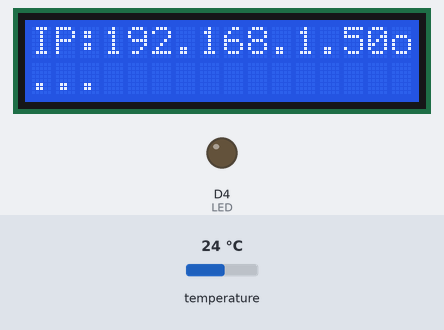
A sketch run on a simulated ESP8266 (Wemos D1 mini). On the bench: 16×2 character LCD, output pins drawn as LEDs (lit = HIGH). Inputs (shaded band) come from the test bench; at power-on: temperature 24 °C. WiFi joins after 1.5 s; servers stay silent unless stated; random numbers use the default seed unless the sketch sets one; no MQTT or app messages arrive unless stated; what the sketch prints to the serial monitor is not drawn.

Above: at 1.7 s.
At 2.8 s:
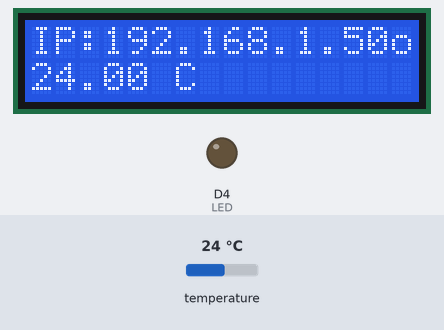
2.9 s: temperature set to 12 °C
At 3.6 s:
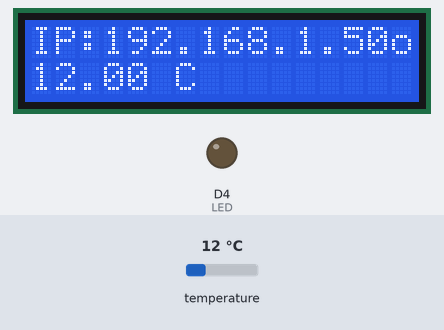
4.7 s: temperature set to 19 °C
At 5.2 s:
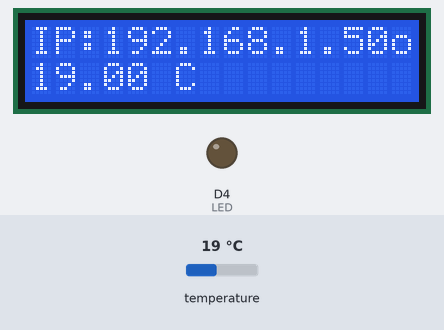
6.2 s: temperature set to 28 °C
At 6.7 s:
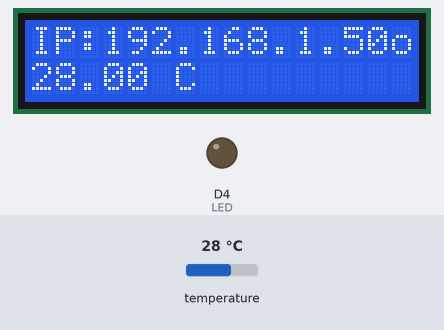
Timing chart, 0 to 9.2 s (numbered marks = the images above; inputs shaded):
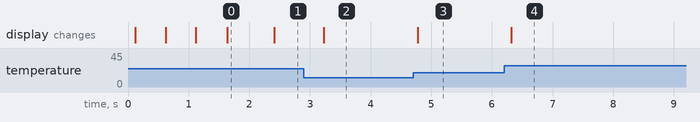

Measured:
- after the input at 2.9 s, the display: changes after 0.33 s (image 2)
- after the input at 4.7 s, the display: changes after 0.07 s (image 3)
- after the input at 6.2 s, the display: changes after 0.12 s (image 4)
- what the display in image 0 shows lasts 0.8 s, from 1.6 s to 2.4 s

The sketch:

ScripEnvioDatosHumedadTemperatura.ino
```cpp
#include <OneWire.h>
#include <DallasTemperature.h>
#include <LiquidCrystal_I2C.h>
#include <ESP8266WiFi.h>
#include <PubSubClient.h>
#include <ArduinoJson.h>
#include <Wire.h>

#define LED             D4
#define HUMEDAD         A0
#define ONE_WIRE_PIN    D6
#define MSG_BUFFER_SIZE 250

LiquidCrystal_I2C lcd( 0x27, 16, 2 );

OneWire oneWire( D7 );
DallasTemperature sensor( &oneWire );

// Actualizar parámetros
const char* ssid = "NombreRedWifi";
const char* password = "ContraseñaRedWifi";
const char* mqtt_server = "test.mosquitto.org";
const int mqtt_port = 1883;
const char* mqtt_topic = "pucv/iot/m6/p3/g2";
const char* device_id = "wemosNombreIntegranteGrupo";
int lectura_humedad;
int humedad;

WiFiClient espClient;
PubSubClient client(espClient);

unsigned long lastMsg = 0;
int counter = 0;

// función que conecta a WiFi
void setup_wifi() {

  delay(10);

  Serial.println();
  Serial.print("Connecting to ");
  Serial.println(ssid);
  lcd.setCursor( 0, 0 );
  lcd.print("Connecting to ");
  lcd.println(ssid);

  WiFi.mode(WIFI_STA);
  WiFi.begin(ssid, password);

  lcd.setCursor( 0, 1 );

  while (WiFi.status() != WL_CONNECTED) {
    delay(500);
    Serial.print(".");
    lcd.print(".");
  }

  Serial.println("");
  Serial.println("WiFi connected");
  Serial.println("IP address: ");
  Serial.println(WiFi.localIP());

  lcd.setCursor( 0, 0 );
  lcd.print( "IP:" );
  lcd.print(WiFi.localIP());
}

void reconnect() {
  // Loop until we're reconnected
  while (!client.connected()) {
    Serial.print("Attempting MQTT connection...");
    // Create a random client ID
    String clientId = "WemosClient-";
    clientId += String(random(0xffff), HEX);
    // Attempt to connect
    if (client.connect(clientId.c_str())) {
      Serial.println("connected");
    } else {
      Serial.print("failed, rc=");
      Serial.print(client.state());
      Serial.println(" try again in 5 seconds");
      // Wait 5 seconds before retrying
      delay(5000);
    }
  }
}

void setup() {
  // inicializar el módulo LCD
  lcd.init();
  lcd.setBacklight(1);

  // inicializar sensor Dallas
  sensor.begin();

  // inicializar Wemos
  pinMode(LED, OUTPUT);
  Serial.begin(115200);

  // inicializar y conectar a WiFi
  setup_wifi();

  // inicializar el generador de números aleatorios
  randomSeed(micros());
  //inicializar sensor de humedad
  Wire.begin();
  client.setServer(mqtt_server, mqtt_port);
}

void loop() {
  sensor.requestTemperatures();
  float temperature = sensor.getTempCByIndex( 0 );

  lcd.setCursor( 0, 1 );
  lcd.print( temperature );
  lcd.print(" C");

  if (!client.connected()) {
    reconnect();
  }
  client.loop();

  unsigned long now = millis();
  if (now - lastMsg > 15000) {
    lastMsg = now;
    ++counter;
    //armamos json de humedad
    lectura_humedad = analogRead(HUMEDAD);
    humedad = map(lectura_humedad, 0, 1023, 100, 0);
    //Armamos json de temperatua
    DynamicJsonDocument doc(1024);
    doc["device_id"] = device_id;
    doc["temperature"] = temperature;
    doc["humidity"] = humedad;
    char msg[MSG_BUFFER_SIZE];
    serializeJson(doc, msg);
    Serial.print("Publish message: ");
    Serial.println(msg);

    // publicar el mensaje en JSON serializado
    client.publish(mqtt_topic, msg);
  }
}
```
